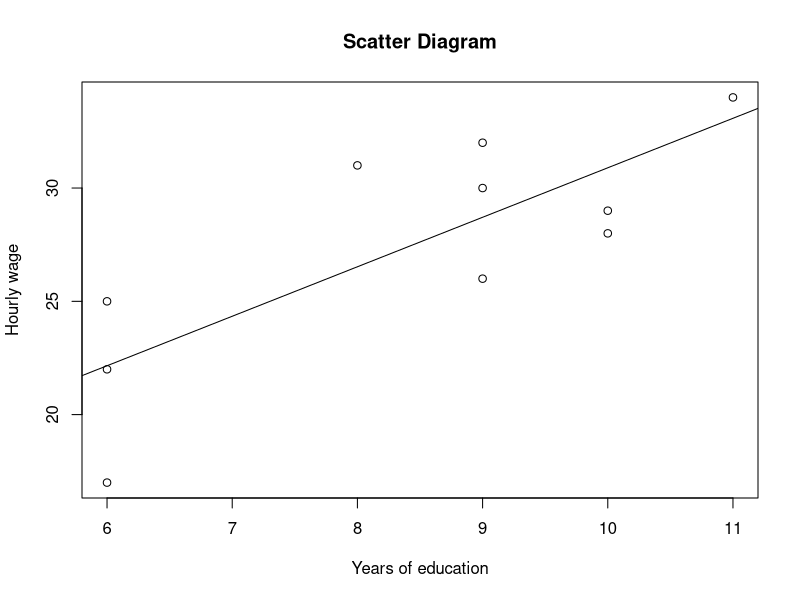

Source code (R):
data <-read.csv("table2.csv")
head(data)

result <- lm(wage ~ educ, data=data)
summary(result)

scatter_titled <- plot(formula=wage~educ, data=data, main="Scatter Diagram", xlab="Years of education", ylab="Hourly wage")
abline(result) #Add a fitted line

result2 <- lm(log(wage) ~ educ, data=data)
summary(result2)

result2_1 <- lm(log(wage) ~ log(educ), data=data)
summary(result2_1)

result3 <- lm(wage ~ female, data=data)
summary(result3)

result4 <- lm(log(wage) ~ female, data=data)
summary(result4)

